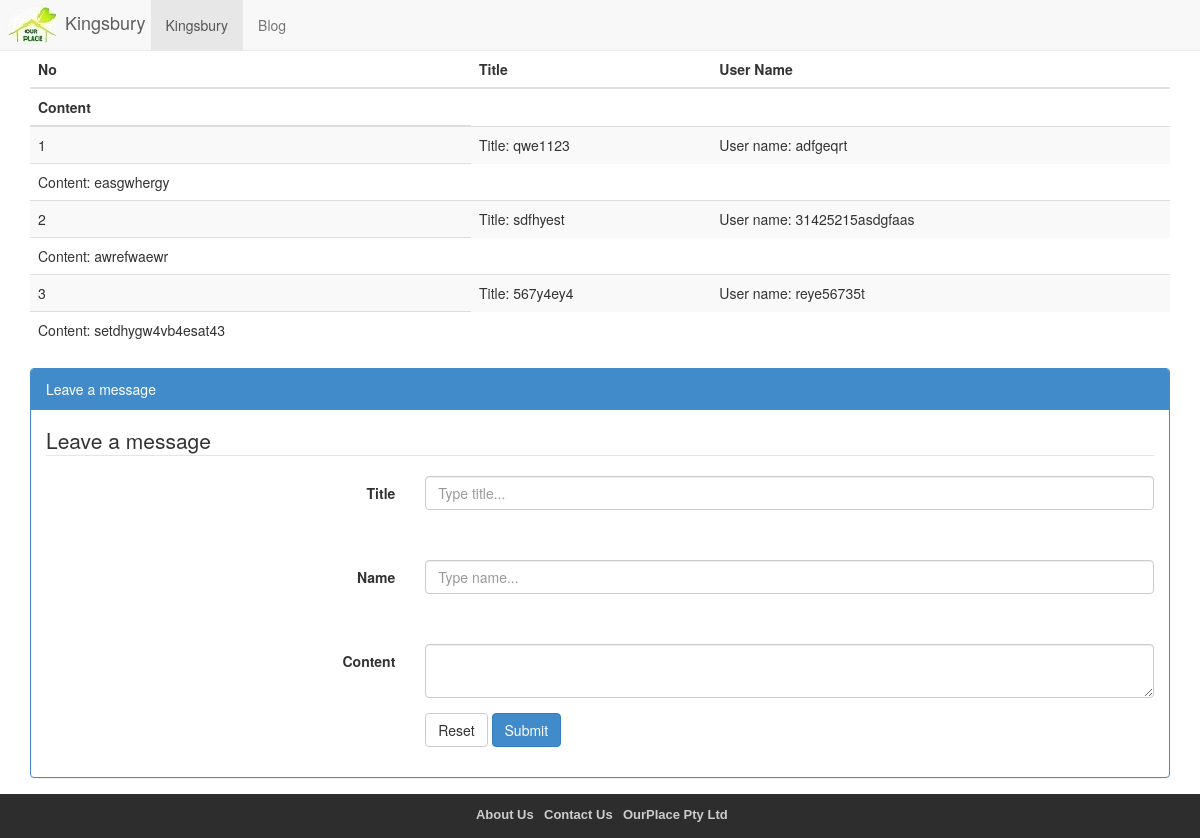
/ourplace.com/user_template/temp_blog.php?page_id=5&place_name=Kingsbury, run on the app's committed database.
### tables this page shows
CREATE TABLE IF NOT EXISTS `blogs` (
  `blogs_id` int(11) NOT NULL AUTO_INCREMENT,
  `name` varchar(20) NOT NULL,
  `title` varchar(100) NOT NULL,
  `content` text NOT NULL,
  `page_id` int(11) NOT NULL,
  PRIMARY KEY (`blogs_id`)
);

### ourplace.com/user_template/temp_blog.php (the view, shortened to what this page needs)
<?php
	$page_id = $_GET['page_id'];
   include('./temp_header.php');
?>
<body>
<div class="container">
	<div class="row clearfix">
		<div class="col-md-12 column">
			<table class="table table-striped">
				<thead>
					<tr>
						<th>No</th>
						<th>Title</th>
						<th>User Name</th>
					</tr>
					<tr>
						<th>Content</th>
					</tr>
				</thead>
				<tbody>
				<?php
					try{
						include('../config/pdo_config.php');
						$stmt = $dbh->prepare("SELECT * FROM blogs
						WHERE page_id = :page_id");
						$stmt->bindParam(':page_id', $page_id, PDO::PARAM_INT);
						$stmt->execute();
						$result = $stmt->fetchALl();
						$count= 1;
						if(!empty($result)){
							foreach($result as $row){
								echo'<tr>';
								echo	'<td>'.$count. '</td>';
								echo	'<td>Title: '.$row['title']. '</td>';
								echo	'<td>User name: '.$row['name']. '</td>';
								echo'</tr>';
								echo'<tr>';
								echo	'<td>Content: '.$row['content']. '</td>';
								echo'</tr>';
								$count++;
							}
						}
					}
					catch (Exception $e)
					{
						print_r($e);
						$message = 'We are unable to process your request. Please try again later"';
					}
				?>
				</tbody>
			</table>
		</div>
	</div>
	<div class="row clearfix">
		<div class="col-md-12 column">
				<div class="panel panel-primary">
					<div class="panel-heading">Leave a message</div>
					<div class="panel-body">
						<?php echo'<form class="form-horizontal" action="blog_submit.php?page_id=' .$page_id. '" method="post">'; ?>
						<fieldset>
							<legend>Leave a message</legend>
							<div class="form-group">
							  <label class="col-md-4 control-label" for="title">Title</label>
							  <div class="col-md-8">
							  <input id="title" name="title" type="text" placeholder="Type title..." class="form-control input-md" required="">
							  <span class="help-block">&nbsp;</span>
							  </div>
							</div>
							<div class="form-group">
							  <label class="col-md-4 control-label" for="name">Name</label>
							  <div class="col-md-8">
							  <input id="name" name="name" type="text" placeholder="Type name..." class="form-control input-md" required="">
							  <span class="help-block">&nbsp;</span>
							  </div>
							</div>
							<div class="form-group">
							  <label class="col-md-4 control-label" for="content">Content</label>
							  <div class="col-md-8">
								<textarea class="form-control input-md" id="content" name="content"></textarea>
							  </div>
							</div>
							<div class="form-group">
							  <label class="col-md-4 control-label" for="reset">&nbsp;</label>
							  <div class="col-md-8">
								<button id="reset" name="reset" class="btn btn-default">Reset</button>
								<button id="submit" name="submit" class="btn btn-primary">Submit</button>
							  </div>
							</div>
						</fieldset>
						</form>
					</div>
				</div>
		</div>
	</div>
</div>
</body>

### ourplace.com/css/style.css (style rules this page uses)
html { position: relative; min-height: 100%; }
body { margin-top: 60px; margin-bottom: 40px; }
#footer { position: absolute; bottom: 0; width: 100%; background-color: #2D2D2D; }

### data on the page
blogs: title "qwe1123", name "adfgeqrt", content "easgwhergy"
blogs: title "sdfhyest", name "31425215asdgfaas", content "awrefwaewr"
blogs: title "567y4ey4", name "reye56735t", content "setdhygw4vb4esat43"

### other printed values
$place_name "Kingsbury"
